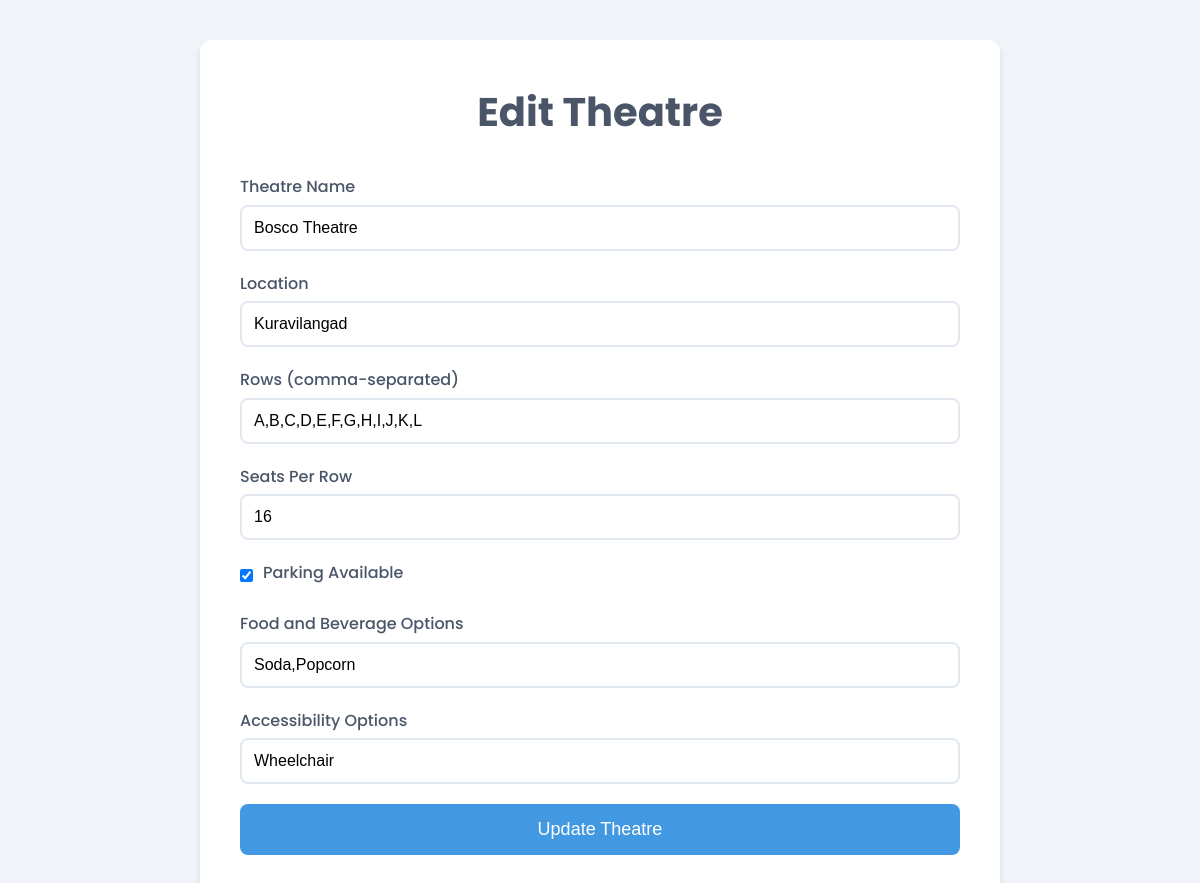
The page /edit_theatre/1/ on the database its author committed.
### myapp/models.py (models this page shows, shortened)
class Theatre(models.Model):
    name = models.CharField(max_length=255)
    location = models.CharField(max_length=255)
    rows = models.TextField()  # Stores rows as a comma-separated string like "A,B,C,D"
    seats_per_row = models.IntegerField()
    parking_available = models.TextField(blank=True, null=True)
    food_and_beverage_options = models.TextField(blank=True, null=True)  # Description of options
    accessibility_options = models.TextField(blank=True, null=True)  # Accessibility information

### myapp/views.py (the view, shortened to what this page needs)
# urls.py: path('edit_theatre/<int:theatre_id>/', edit_theatre, name='edit_theatre'),
def edit_theatre(request, theatre_id):
    theatre = get_object_or_404(Theatre, id=theatre_id)
    return render(request, 'theatre_owner/edit_theatre.html', {'theatre': theatre})

### templates/theatre_owner/edit_theatre.html (shortened to what this page needs)
<!DOCTYPE html>
<html lang="en">
<head>
</head>
<body>
    <div class="container">
        <h1>Edit Theatre</h1>
        <form method="post">
            <div>
                <label for="name">Theatre Name</label>
                <input type="text" id="name" name="name" value="{{ theatre.name }}" required>
            </div>
            <div>
                <label for="location">Location</label>
                <input type="text" id="location" name="location" value="{{ theatre.location }}" required>
            </div>
            <div>
                <label for="rows">Rows (comma-separated)</label>
                <input type="text" id="rows" name="rows" value="{{ theatre.rows }}" required>
            </div>
            <div>
                <label for="seats_per_row">Seats Per Row</label>
                <input type="number" id="seats_per_row" name="seats_per_row" value="{{ theatre.seats_per_row }}" required>
            </div>
            <div class="checkbox-group">
                <input type="checkbox" id="parking_available" name="parking_available" {% if theatre.parking_available %}checked{% endif %}>
                <label for="parking_available">Parking Available</label>
            </div>
            <div>
                <label for="food_and_beverage_options">Food and Beverage Options</label>
                <input type="text" id="food_and_beverage_options" name="food_and_beverage_options" value="{{ theatre.food_and_beverage_options }}">
            </div>
            <div>
                <label for="accessibility_options">Accessibility Options</label>
                <input type="text" id="accessibility_options" name="accessibility_options" value="{{ theatre.accessibility_options }}">
            </div>
            <button type="submit">Update Theatre</button>
        </form>
    </div>
</body>
</html>

### templates/theatre_owner/edit_theatre.html (style rules this page uses)
* { margin: 0; padding: 0; box-sizing: border-box; }
body { font-family: 'Poppins', sans-serif; background-color: #f0f4f8; color: #2d3748; line-height: 1.6; }
.container { max-width: 800px; margin: 40px auto; padding: 40px; background-color: #ffffff; border-radius: 12px; box-shadow: 0 4px 6px rgba(0, 0, 0, 0.1); }
h1 { color: #4a5568; margin-bottom: 30px; text-align: center; font-size: 2.5rem; }
form { display: grid; gap: 20px; }
label { font-weight: 500; color: #4a5568; display: block; margin-bottom: 5px; }
input[type="text"], input[type="number"] { width: 100%; padding: 12px; border: 2px solid #e2e8f0; border-radius: 8px; font-size: 16px; transition: border-color 0.3s ease; }
input[type="checkbox"] { margin-right: 10px; }
button[type="submit"] { background-color: #4299e1; color: white; border: none; padding: 15px; font-size: 18px; border-radius: 8px; cursor: pointer; transition: background-color 0.3s ease; }
.checkbox-group { display: flex; align-items: center; }

### rows shown on the page
Theatre: name "Bosco Theatre", location "Kuravilangad", rows "A,B,C,D,E,F,G,H,I,J,K,L", seats_per_row "16", parking_available "☑", food_and_beverage_options "Soda,Popcorn", accessibility_options "Wheelchair"
